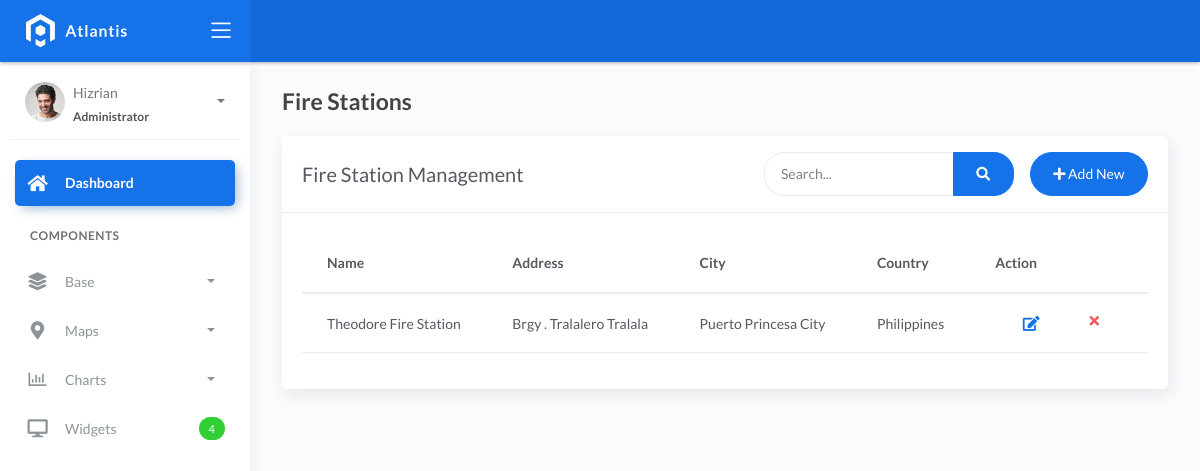
Page /firestations/ on the earlier database version.
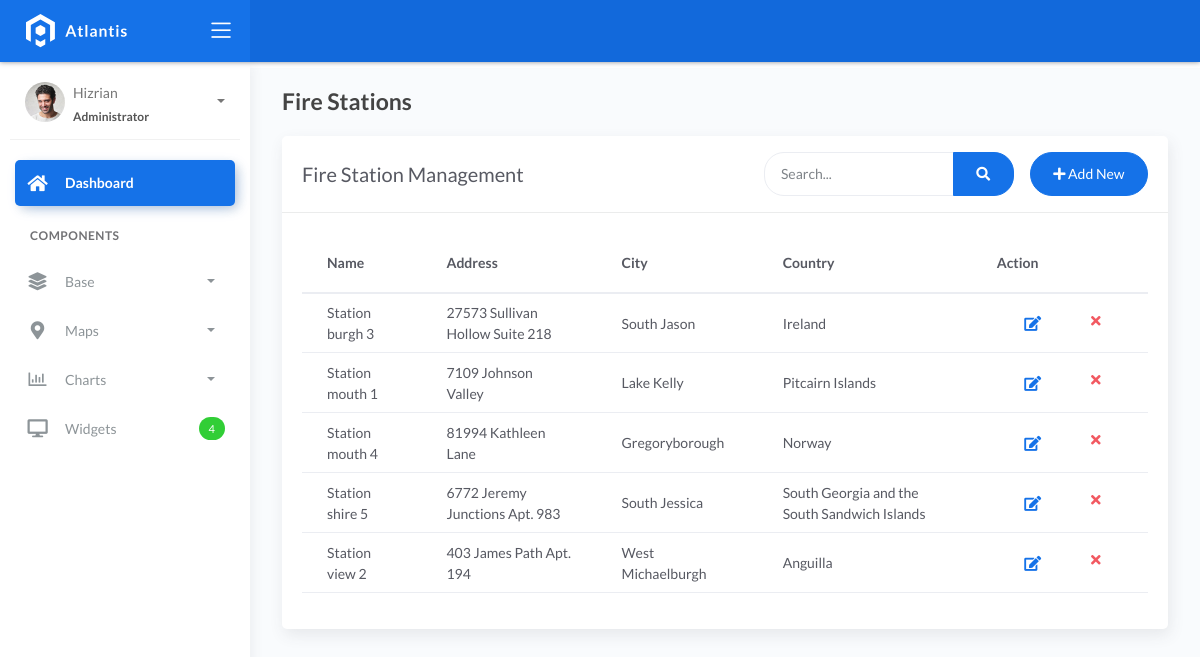
Same page on the later database version.
### fire/models.py (models this page shows, shortened)
class BaseModel(models.Model):
    created_at = models.DateTimeField(auto_now_add=True, db_index=True)
    updated_at = models.DateTimeField(auto_now=True)
    class Meta:
        abstract = True

class FireStation(BaseModel):
    name = models.CharField(max_length=150)
    latitude = models.DecimalField(
        max_digits=22, decimal_places=16, null=True, blank=True)
    longitude = models.DecimalField(
        max_digits=22, decimal_places=16, null=True, blank=True)
    address = models.CharField(max_length=150)
    city = models.CharField(max_length=150)  # can be in separate table
    country = models.CharField(max_length=150)  # can be in separate table
    class Meta:
        ordering = ['name']

### fire/views.py (the view)
# urls.py: path('firestations/', FireStationListView.as_view(), name='firestation-list'),
class FireStationListView(ListView):
    model = FireStation
    template_name = 'fire/firestation_list.html'
    context_object_name = 'firestations'
    def get_queryset(self):
        queryset = super().get_queryset()
        search_query = self.request.GET.get('search')
        search_fields = ['name', 'address', 'city', 'country']
        return get_search_results(queryset, search_query, search_fields)

### fire/views.py (called while the page is built, shortened)
def get_search_results(queryset, search_query, search_fields):
    if not search_query:
        return queryset

### templates/fire/firestation_list.html
{% extends 'fire/base_list.html' %}
{% block page_title %}Fire Stations{% endblock %}
{% block card_title %}Fire Station Management{% endblock %}
{% block create_url %}{% url 'firestation-create' %}{% endblock %}
{% block table_content %}
<table class="table table-hover">
    <thead>
        <tr>
            <th>Name</th>
            <th>Address</th>
            <th>City</th>
            <th>Country</th>
            <th>Action</th>
        </tr>
    </thead>
    <tbody>
        {% for station in firestations %}
        <tr>
            <td>{{ station.name }}</td>
            <td>{{ station.address }}</td>
            <td>{{ station.city }}</td>
            <td>{{ station.country }}</td>
            <td>
                <div class="form-button-action">
                    <a href="{% url 'firestation-update' station.pk %}" class="btn btn-link btn-primary btn-lg">
                        <i class="fa fa-edit"></i>
                    </a>
                    <a href="{% url 'firestation-delete' station.pk %}" class="btn btn-link btn-danger">
                        <i class="fa fa-times"></i>
                    </a>
                </div>
            </td>
        </tr>
        {% endfor %}
    </tbody>
</table>
{% endblock %}

Differences in the rows shown:
removed FireStation: name "Theodore Fire Station", address "Brgy . Tralalero Tralala", city "Puerto Princesa City", country "Philippines"
added FireStation: name "Station burgh 3", address "27573 Sullivan Hollow Suite 218", city "South Jason", country "Ireland"
added FireStation: name "Station mouth 1", address "7109 Johnson Valley", city "Lake Kelly", country "Pitcairn Islands"
added FireStation: name "Station mouth 4", address "81994 Kathleen Lane", city "Gregoryborough", country "Norway"
added FireStation: name "Station shire 5", address "6772 Jeremy Junctions Apt. 983", city "South Jessica", country "South Georgia and the South Sandwich Islands"
added FireStation: name "Station view 2", address "403 James Path Apt. 194", city "West Michaelburgh", country "Anguilla"
